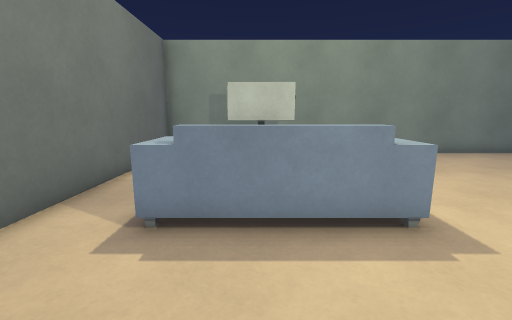
view 1 (above)

18 first-person views from a walk through a 3-D level made in the Godot game engine. The camera is 1.2 m above the floor, tilts 10° down and sees 90° across. The floor is counted in squares, 0.68 m on a side. Each view is taken from the middle of a square. On the plan, view 1 faces up. The plan holds only what a view shows up to about 15 squares ahead; the rest is blank. The place goes on beyond the plan. Characters and animated objects are left out. Surface patterns are stand-ins for the level's own textures.

view 2
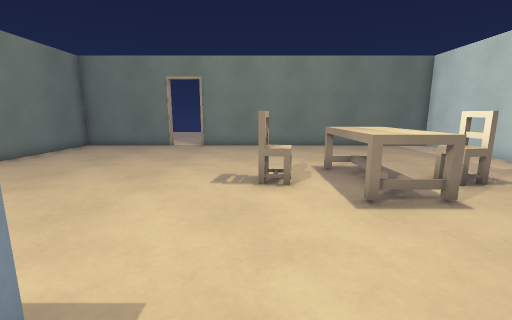

view 3
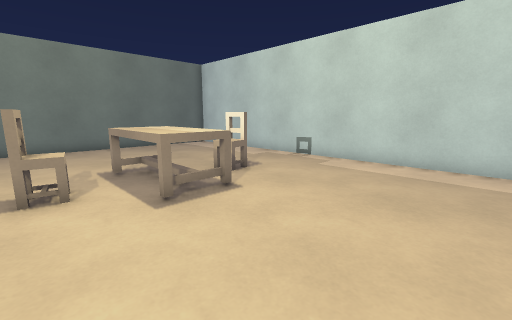

view 4
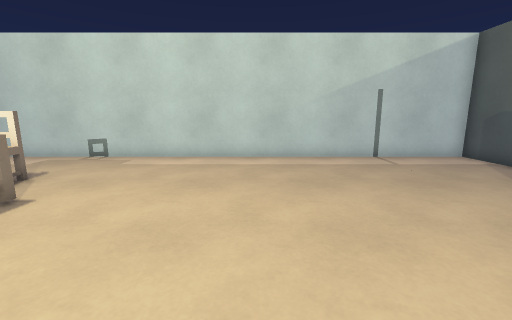

view 5
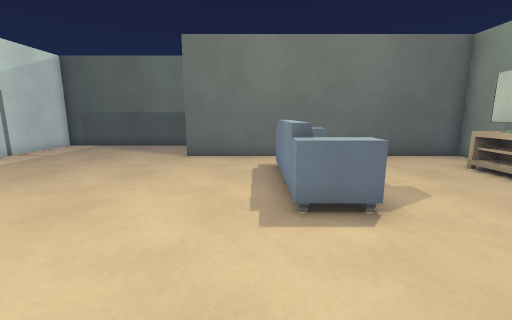

view 6
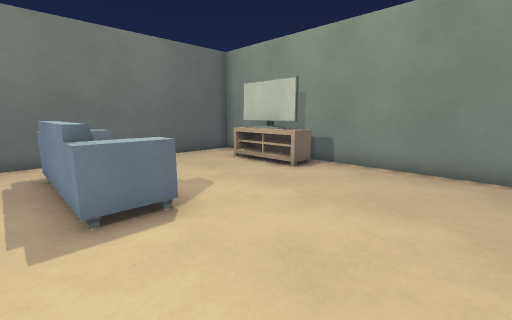

view 7
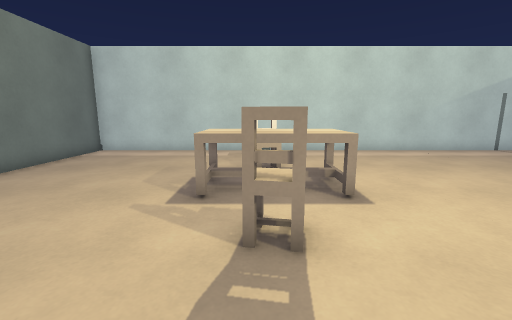

view 8
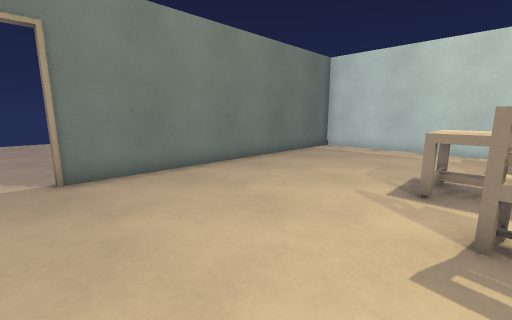

view 9
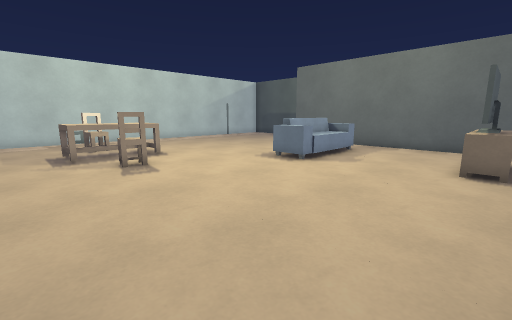

view 10
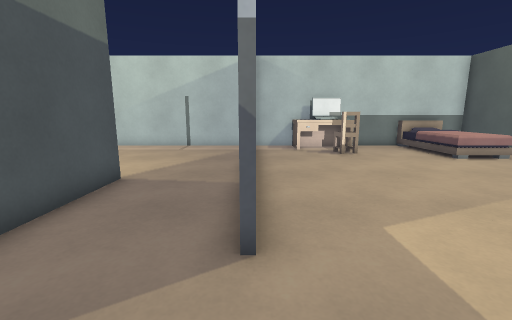

view 11
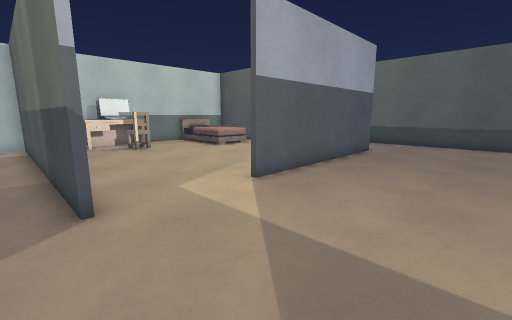

view 12
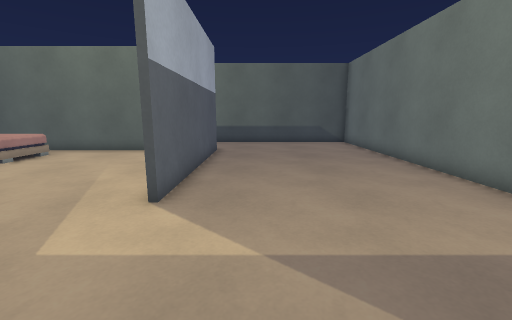

view 13
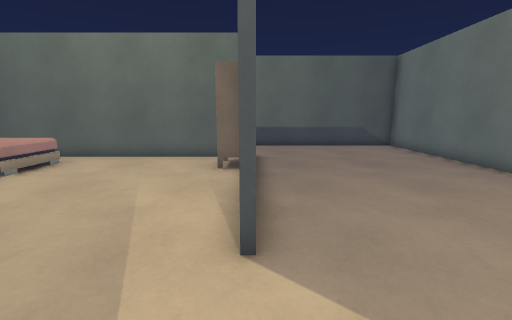

view 14
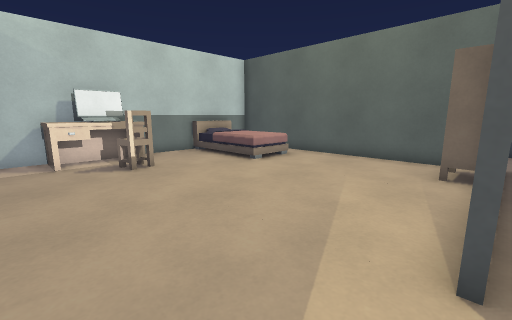

view 15
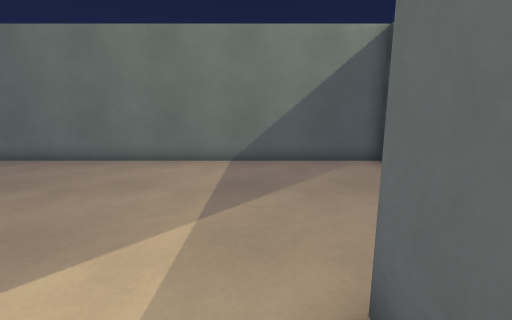

view 16
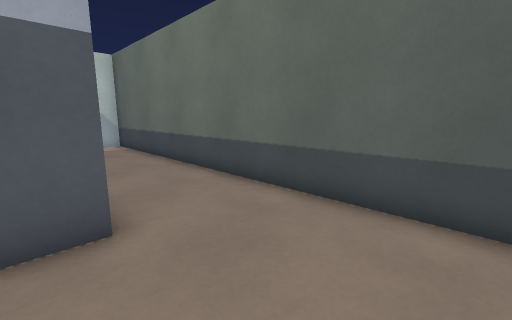

view 17
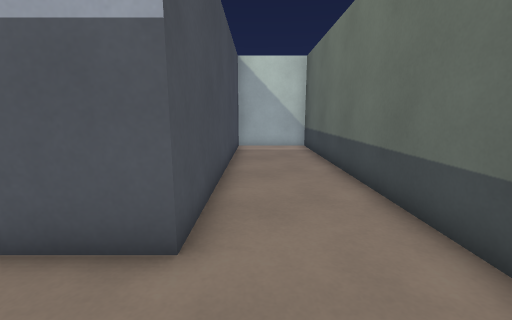

view 18
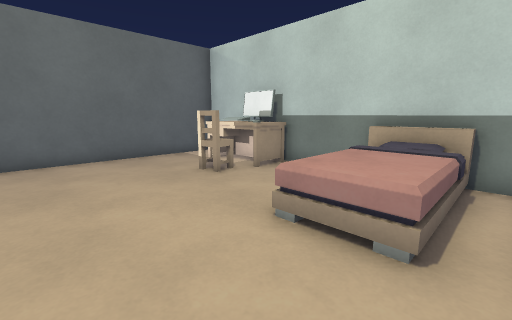

### Floor plan
Ten units are one square. View 1 is at (0, 0); x grows to the right and y downward. Boxes are objects, and circles mark ways between rooms. Rooms are numbered by the first view taken in them; rooms with no view inside come last. Other rooms are left out.
<svg viewBox="-243 -123 408 206">
<path fill="none" stroke="#000" d="M-42 0 -42 -35M158 -68 158 -118 -40 -118 -40 0M-78 -41 -78 78 158 78 158 -51M-41 -118 -238 -118 -238 78 -200 78 -200 -40 -120 -40M-122 61 -110 61M-173 -35 -173 -26M-198 -24 -198 78 -80 78 -80 -1M-80 -29 -80 -40"/>
<rect x="-25" y="-55" width="60" height="20" fill="#bbb"><title>sofa</title></rect>
<rect x="-15" y="-115" width="40" height="20" fill="#bbb"><title>cabinet</title></rect>
<rect x="55" y="-5" width="40" height="30" fill="#bbb"><title>table</title></rect>
<rect x="65" y="25" width="20" height="20" fill="#bbb"><title>chair</title></rect>
<rect x="65" y="-25" width="20" height="20" fill="#bbb"><title>chair</title></rect>
<rect x="-185" y="25" width="30" height="50" fill="#bbb"><title>bed</title></rect>
<rect x="-135" y="55" width="40" height="20" fill="#bbb"><title>desk</title></rect>
<rect x="-135" y="45" width="20" height="10" fill="#bbb"><title>chair</title></rect>
<circle cx="-60" cy="-47" r="3" fill="#2a7"/>
<circle cx="-100" cy="-40" r="3" fill="#2a7"/>
<text x="50" y="-20">1</text>
<text x="-160" y="-60">2</text>
<text x="-140" y="20">3</text>
</svg>
Room 1 opens to room 2. Room 2 opens to room 3.

Where each view was taken, in squares from view 1:
view 1: 0 up, 0 right, facing up
view 2: 2 up, 1 right, facing right
view 3: 2 up, 1 right, facing down-right
view 4: 3 up, 1 right, facing down
view 5: 3 up, 7 right, facing left
view 6: 3 up, 7 right, facing up-left
view 7: 5 up, 8 right, facing down
view 8: 6 up, 8 right, facing down-right
view 9: 11 up, 11 right, facing down-left
view 10: 7 up, 8 left, facing down
view 11: 9 up, 7 left, facing down-left
view 12: 6 up, 7 left, facing left
view 13: 4 up, 9 left, facing left
view 14: 4 up, 9 left, facing down-left
view 15: 2 up, 9 left, facing up
view 16: 8 up, 19 left, facing down-left
view 17: 7 up, 21 left, facing down
view 18: 0 up, 19 left, facing down-right
